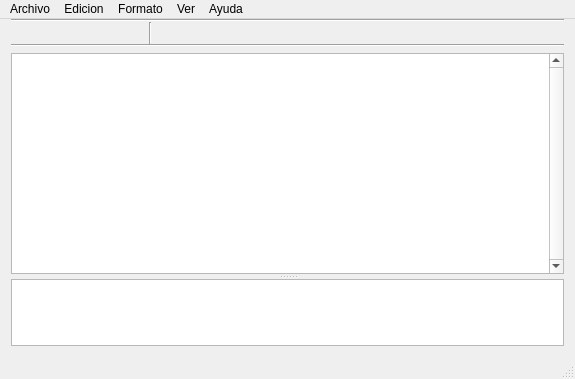
<?xml version="1.0" encoding="UTF-8"?>
<ui version="4.0">
 <class>MainWindow</class>
 <widget class="QMainWindow" name="MainWindow">
  <property name="geometry">
   <rect>
    <x>0</x>
    <y>0</y>
    <width>575</width>
    <height>379</height>
   </rect>
  </property>
  <property name="windowTitle">
   <string>Notes</string>
  </property>
  <widget class="QWidget" name="centralWidget">
   <property name="layoutDirection">
    <enum>Qt::LeftToRight</enum>
   </property>
   <property name="autoFillBackground">
    <bool>false</bool>
   </property>
   <layout class="QVBoxLayout" name="verticalLayout">
    <property name="topMargin">
     <number>0</number>
    </property>
    <item>
     <layout class="QVBoxLayout" name="verticalLayout_4">
      <property name="spacing">
       <number>0</number>
      </property>
      <item>
       <widget class="Line" name="line_2">
        <property name="orientation">
         <enum>Qt::Horizontal</enum>
        </property>
       </widget>
      </item>
      <item>
       <layout class="QHBoxLayout" name="horizontalLayout">
        <item>
         <widget class="QPushButton" name="quickOpen">
          <property name="sizePolicy">
           <sizepolicy hsizetype="Maximum" vsizetype="Fixed">
            <horstretch>0</horstretch>
            <verstretch>0</verstretch>
           </sizepolicy>
          </property>
          <property name="toolTip">
           <string>Abrir...</string>
          </property>
          <property name="statusTip">
           <string/>
          </property>
          <property name="whatsThis">
           <string/>
          </property>
          <property name="accessibleName">
           <string/>
          </property>
          <property name="accessibleDescription">
           <string/>
          </property>
          <property name="text">
           <string/>
          </property>
          <property name="icon">
           <iconset resource="icons.qrc">
            <normaloff>:/new/prefix1/icons/open.png</normaloff>:/new/prefix1/icons/open.png</iconset>
          </property>
          <property name="flat">
           <bool>true</bool>
          </property>
         </widget>
        </item>
        <item>
         <widget class="QPushButton" name="quickSave">
          <property name="sizePolicy">
           <sizepolicy hsizetype="Maximum" vsizetype="Fixed">
            <horstretch>0</horstretch>
            <verstretch>0</verstretch>
           </sizepolicy>
          </property>
          <property name="toolTip">
           <string>Guardar...</string>
          </property>
          <property name="text">
           <string/>
          </property>
          <property name="icon">
           <iconset resource="icons.qrc">
            <normaloff>:/new/prefix1/icons/save.png</normaloff>:/new/prefix1/icons/save.png</iconset>
          </property>
          <property name="flat">
           <bool>true</bool>
          </property>
         </widget>
        </item>
        <item>
         <widget class="QPushButton" name="quickSearch">
          <property name="sizePolicy">
           <sizepolicy hsizetype="Maximum" vsizetype="Fixed">
            <horstretch>0</horstretch>
            <verstretch>0</verstretch>
           </sizepolicy>
          </property>
          <property name="toolTip">
           <string>Buscar...</string>
          </property>
          <property name="text">
           <string/>
          </property>
          <property name="icon">
           <iconset resource="icons.qrc">
            <normaloff>:/new/prefix1/icons/search.png</normaloff>:/new/prefix1/icons/search.png</iconset>
          </property>
          <property name="flat">
           <bool>true</bool>
          </property>
         </widget>
        </item>
        <item>
         <widget class="Line" name="line">
          <property name="orientation">
           <enum>Qt::Vertical</enum>
          </property>
         </widget>
        </item>
        <item>
         <widget class="QPushButton" name="quickEval">
          <property name="sizePolicy">
           <sizepolicy hsizetype="Maximum" vsizetype="Fixed">
            <horstretch>0</horstretch>
            <verstretch>0</verstretch>
           </sizepolicy>
          </property>
          <property name="toolTip">
           <string>Evaluar</string>
          </property>
          <property name="text">
           <string/>
          </property>
          <property name="icon">
           <iconset resource="icons.qrc">
            <normaloff>:/new/prefix1/icons/eval.ico</normaloff>:/new/prefix1/icons/eval.ico</iconset>
          </property>
          <property name="flat">
           <bool>true</bool>
          </property>
         </widget>
        </item>
        <item>
         <widget class="QPushButton" name="quickClear">
          <property name="toolTip">
           <string>Limpiar</string>
          </property>
          <property name="text">
           <string/>
          </property>
          <property name="icon">
           <iconset resource="icons.qrc">
            <normaloff>:/new/prefix1/icons/clear.ico</normaloff>:/new/prefix1/icons/clear.ico</iconset>
          </property>
          <property name="flat">
           <bool>true</bool>
          </property>
         </widget>
        </item>
        <item>
         <spacer name="horizontalSpacer">
          <property name="orientation">
           <enum>Qt::Horizontal</enum>
          </property>
          <property name="sizeHint" stdset="0">
           <size>
            <width>40</width>
            <height>20</height>
           </size>
          </property>
         </spacer>
        </item>
       </layout>
      </item>
      <item>
       <widget class="Line" name="line_3">
        <property name="orientation">
         <enum>Qt::Horizontal</enum>
        </property>
       </widget>
      </item>
     </layout>
    </item>
    <item>
     <widget class="QSplitter" name="splitter">
      <property name="orientation">
       <enum>Qt::Vertical</enum>
      </property>
      <property name="opaqueResize">
       <bool>true</bool>
      </property>
      <property name="handleWidth">
       <number>5</number>
      </property>
      <property name="childrenCollapsible">
       <bool>false</bool>
      </property>
      <widget class="CodeEditor" name="plainTextEdit">
       <property name="sizePolicy">
        <sizepolicy hsizetype="Ignored" vsizetype="Ignored">
         <horstretch>0</horstretch>
         <verstretch>0</verstretch>
        </sizepolicy>
       </property>
       <property name="minimumSize">
        <size>
         <width>0</width>
         <height>30</height>
        </size>
       </property>
       <property name="maximumSize">
        <size>
         <width>16777215</width>
         <height>16777215</height>
        </size>
       </property>
       <property name="baseSize">
        <size>
         <width>0</width>
         <height>0</height>
        </size>
       </property>
       <property name="font">
        <font>
         <family>Consolas</family>
         <pointsize>11</pointsize>
        </font>
       </property>
       <property name="verticalScrollBarPolicy">
        <enum>Qt::ScrollBarAlwaysOn</enum>
       </property>
       <property name="horizontalScrollBarPolicy">
        <enum>Qt::ScrollBarAsNeeded</enum>
       </property>
       <property name="sizeAdjustPolicy">
        <enum>QAbstractScrollArea::AdjustIgnored</enum>
       </property>
       <property name="lineWrapMode">
        <enum>QPlainTextEdit::NoWrap</enum>
       </property>
       <property name="tabStopWidth">
        <number>80</number>
       </property>
      </widget>
      <widget class="QPlainTextEdit" name="plainTextEdit_2">
       <property name="sizePolicy">
        <sizepolicy hsizetype="Ignored" vsizetype="Ignored">
         <horstretch>0</horstretch>
         <verstretch>0</verstretch>
        </sizepolicy>
       </property>
       <property name="minimumSize">
        <size>
         <width>0</width>
         <height>30</height>
        </size>
       </property>
       <property name="maximumSize">
        <size>
         <width>16777215</width>
         <height>16777215</height>
        </size>
       </property>
       <property name="horizontalScrollBarPolicy">
        <enum>Qt::ScrollBarAlwaysOff</enum>
       </property>
       <property name="sizeAdjustPolicy">
        <enum>QAbstractScrollArea::AdjustToContents</enum>
       </property>
       <property name="readOnly">
        <bool>true</bool>
       </property>
       <property name="tabStopWidth">
        <number>80</number>
       </property>
      </widget>
     </widget>
    </item>
   </layout>
  </widget>
  <widget class="QMenuBar" name="menuBar">
   <property name="geometry">
    <rect>
     <x>0</x>
     <y>0</y>
     <width>575</width>
     <height>21</height>
    </rect>
   </property>
   <widget class="QMenu" name="menuArchivo">
    <property name="title">
     <string>Archivo</string>
    </property>
    <addaction name="actionNuevo"/>
    <addaction name="actionAbrir"/>
    <addaction name="actionGuardar"/>
    <addaction name="actionGuardar_como"/>
    <addaction name="actionSalir"/>
   </widget>
   <widget class="QMenu" name="menuEdicion">
    <property name="title">
     <string>Edicion</string>
    </property>
    <addaction name="actionDeshacer"/>
    <addaction name="actionRehacer"/>
    <addaction name="separator"/>
    <addaction name="actionEvaluar"/>
    <addaction name="separator"/>
    <addaction name="actionCortar"/>
    <addaction name="actionCopiar"/>
    <addaction name="actionPegar"/>
    <addaction name="actionEliminar"/>
    <addaction name="separator"/>
    <addaction name="actionBuscar"/>
    <addaction name="actionBuscar_siguiente"/>
    <addaction name="actionReemplazar"/>
    <addaction name="actionIr_a"/>
    <addaction name="separator"/>
    <addaction name="actionSeleccionar_todo"/>
   </widget>
   <widget class="QMenu" name="menuFormato">
    <property name="title">
     <string>Formato</string>
    </property>
    <addaction name="actionFuente"/>
   </widget>
   <widget class="QMenu" name="menuVer">
    <property name="title">
     <string>Ver</string>
    </property>
    <addaction name="actionBarra_de_estado"/>
    <addaction name="actionResultados"/>
   </widget>
   <widget class="QMenu" name="menuAyuda">
    <property name="title">
     <string>Ayuda</string>
    </property>
    <addaction name="actionVer_la_ayuda"/>
    <addaction name="actionAcerca_de"/>
   </widget>
   <addaction name="menuArchivo"/>
   <addaction name="menuEdicion"/>
   <addaction name="menuFormato"/>
   <addaction name="menuVer"/>
   <addaction name="menuAyuda"/>
  </widget>
  <widget class="QStatusBar" name="statusBar">
   <property name="enabled">
    <bool>true</bool>
   </property>
   <property name="sizeGripEnabled">
    <bool>true</bool>
   </property>
  </widget>
  <action name="actionNuevo">
   <property name="text">
    <string>Nuevo</string>
   </property>
   <property name="shortcut">
    <string>Ctrl+N</string>
   </property>
  </action>
  <action name="actionAbrir">
   <property name="text">
    <string>Abrir...</string>
   </property>
   <property name="whatsThis">
    <string/>
   </property>
   <property name="shortcut">
    <string>Ctrl+O</string>
   </property>
  </action>
  <action name="actionGuardar">
   <property name="text">
    <string>Guardar</string>
   </property>
   <property name="shortcut">
    <string>Ctrl+S</string>
   </property>
  </action>
  <action name="actionGuardar_como">
   <property name="text">
    <string>Guardar como...</string>
   </property>
  </action>
  <action name="actionSalir">
   <property name="text">
    <string>Salir</string>
   </property>
  </action>
  <action name="actionFuente">
   <property name="text">
    <string>Fuente...</string>
   </property>
  </action>
  <action name="actionBarra_de_estado">
   <property name="checkable">
    <bool>true</bool>
   </property>
   <property name="text">
    <string>Barra de estado</string>
   </property>
  </action>
  <action name="actionVer_la_ayuda">
   <property name="text">
    <string>Ver la ayuda</string>
   </property>
  </action>
  <action name="actionAcerca_de">
   <property name="text">
    <string>Acerca de</string>
   </property>
  </action>
  <action name="actionAjuste_de_linea">
   <property name="checkable">
    <bool>true</bool>
   </property>
   <property name="text">
    <string>Ajuste de linea</string>
   </property>
  </action>
  <action name="actionDeshacer">
   <property name="text">
    <string>Deshacer</string>
   </property>
   <property name="shortcut">
    <string>Ctrl+Z</string>
   </property>
  </action>
  <action name="actionCortar">
   <property name="text">
    <string>Cortar</string>
   </property>
   <property name="shortcut">
    <string>Ctrl+X</string>
   </property>
  </action>
  <action name="actionCopiar">
   <property name="text">
    <string>Copiar</string>
   </property>
   <property name="shortcut">
    <string>Ctrl+C</string>
   </property>
  </action>
  <action name="actionPegar">
   <property name="text">
    <string>Pegar</string>
   </property>
   <property name="shortcut">
    <string>Ctrl+V</string>
   </property>
  </action>
  <action name="actionEliminar">
   <property name="text">
    <string>Eliminar</string>
   </property>
   <property name="shortcut">
    <string>Del</string>
   </property>
  </action>
  <action name="actionBuscar">
   <property name="text">
    <string>Buscar...</string>
   </property>
   <property name="shortcut">
    <string>Ctrl+F</string>
   </property>
  </action>
  <action name="actionBuscar_siguiente">
   <property name="text">
    <string>Buscar siguiente</string>
   </property>
   <property name="shortcut">
    <string>F3</string>
   </property>
  </action>
  <action name="actionReemplazar">
   <property name="text">
    <string>Reemplazar...</string>
   </property>
   <property name="shortcut">
    <string>Ctrl+R</string>
   </property>
  </action>
  <action name="actionIr_a">
   <property name="text">
    <string>Ir a...</string>
   </property>
  </action>
  <action name="actionSeleccionar_todo">
   <property name="text">
    <string>Seleccionar todo</string>
   </property>
   <property name="shortcut">
    <string>Ctrl+A</string>
   </property>
  </action>
  <action name="actionRehacer">
   <property name="text">
    <string>Rehacer</string>
   </property>
   <property name="shortcut">
    <string>Ctrl+Y</string>
   </property>
  </action>
  <action name="actionResultados">
   <property name="checkable">
    <bool>true</bool>
   </property>
   <property name="checked">
    <bool>true</bool>
   </property>
   <property name="text">
    <string>Resultados</string>
   </property>
  </action>
  <action name="actionEvaluar">
   <property name="text">
    <string>Evaluar</string>
   </property>
   <property name="shortcut">
    <string>Ctrl+B</string>
   </property>
  </action>
 </widget>
 <layoutdefault spacing="6" margin="11"/>
 <customwidgets>
  <customwidget>
   <class>CodeEditor</class>
   <extends>QPlainTextEdit</extends>
   <header>codeeditor.h</header>
  </customwidget>
 </customwidgets>
 <resources>
  <include location="icons.qrc"/>
 </resources>
 <connections/>
</ui>
